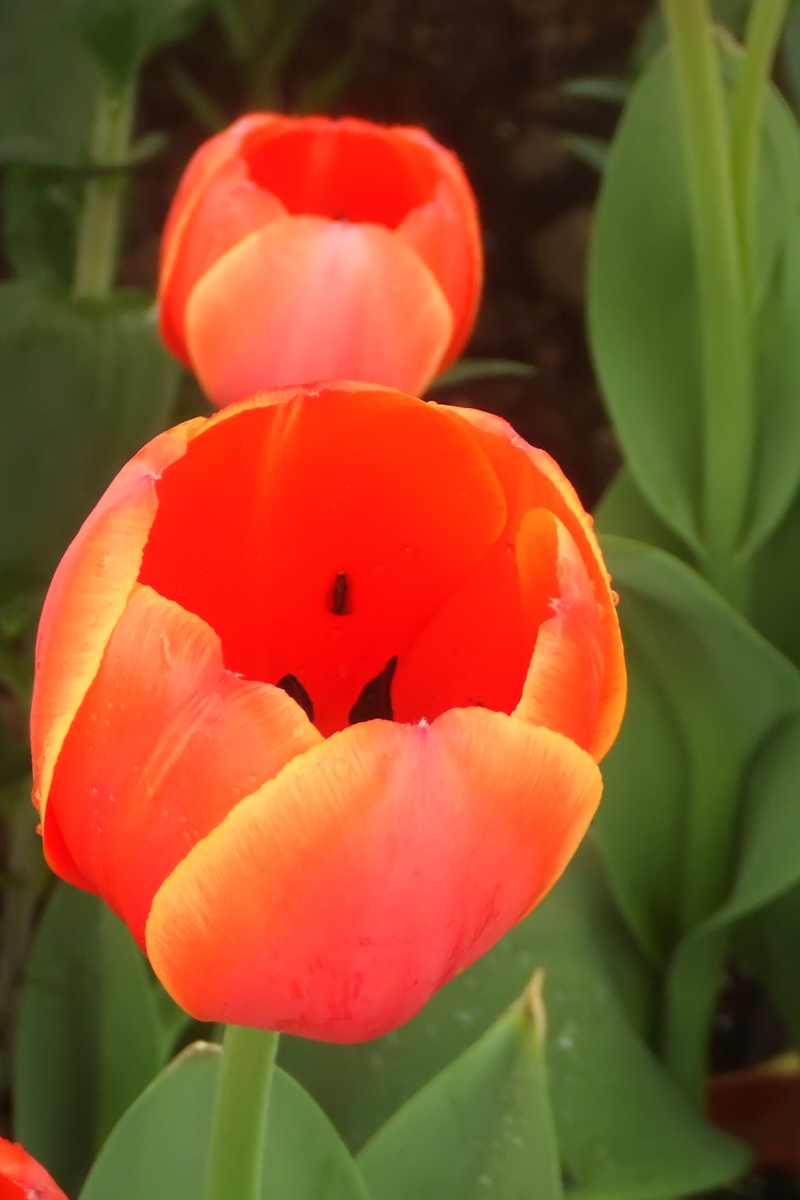
%> input picture src/img/tulips.bmp, 800 x 1200 px
$ octave main_wgif.m   (GNU Octave 9; MATLAB toolbox functions it lacks are replaced by stand-ins)
%> lines starting %> are read from the running program, lines starting %| are printed output that depends on the picture
### src/EdgeAwareWeighting.m
function gamma = EdgeAwareWeighting(G)
% Eqn(5) in the paper
% G:    guidance image, must be a gray-scale image
% gamma:  weighting result

% L = 1; % dynamic range
L = max(max(G)) - min(min(G));
eps = (0.001*L)^2;
r = 1; % 눗왯곕쓺(x-r:x+r, y-r:y+r)

[hei, wid] = size(G);
N = boxfilter(ones(hei, wid), r);

mean_G = boxfilter(G, r) ./ N;
mean_GG = boxfilter(G.*G, r) ./ N;
var_G = mean_GG - mean_G .* mean_G;     % variance

% Eqn(5)
var_G1 = var_G + eps;
var_G1_sum = sum(sum(1./var_G1));
gamma0 = var_G1 * var_G1_sum /hei/wid;

gamma = imgaussfilt(gamma0, 2);

end

### src/boxfilter.m
function imDst = boxfilter(imSrc, r)

%   BOXFILTER   O(1) time box filtering using cumulative sum
%
%   - Definition imDst(x, y)=sum(sum(imSrc(x-r:x+r,y-r:y+r)));
%   - Running time independent of r;
%   - Equivalent to the function: colfilt(imSrc, [2*r+1, 2*r+1], 'sliding', @sum);
%   - But much faster.

[hei, wid] = size(imSrc);
imDst = zeros(size(imSrc));

%cumulative sum over Y axis
imCum = cumsum(imSrc, 1);
%difference over Y axis
imDst(1:r+1, :) = imCum(1+r:2*r+1, :);
imDst(r+2:hei-r, :) = imCum(2*r+2:hei, :) - imCum(1:hei-2*r-1, :);
imDst(hei-r+1:hei, :) = repmat(imCum(hei, :), [r, 1]) - imCum(hei-2*r:hei-r-1, :);

%cumulative sum over X axis
imCum = cumsum(imDst, 2);
%difference over Y axis
imDst(:, 1:r+1) = imCum(:, 1+r:2*r+1);
imDst(:, r+2:wid-r) = imCum(:, 2*r+2:wid) - imCum(:, 1:wid-2*r-1);
imDst(:, wid-r+1:wid) = repmat(imCum(:, wid), [1, r]) - imCum(:, wid-2*r:wid-r-1);
end

### src/WeightedGuidedImageFilter.m
function Z = WeightedGuidedImageFilter(X, G, r, lambda, gamma)
% X:        input image, must be a gray-scale image
% G:        guidance image, must be a gray-scale image
% r:        window radius
% lambda:   regularization parameter
% gamma:    selective
% Z:        filter output

if(exist('gamma_G', 'var') ~= 1)
    gamma = EdgeAwareWeighting(G);
end

[hei, wid] = size(X);
N = boxfilter(ones(hei, wid), r);

GX = G .* X;
mean_GX = boxfilter(GX, r) ./ N;
mean_X = boxfilter(X, r) ./ N;
mean_G = boxfilter(G, r) ./ N;

mean_GG = boxfilter(G.*G, r) ./ N;
var_G = mean_GG - mean_G .* mean_G;

a = (mean_GX - mean_G.*mean_X) ./ (var_G + lambda./gamma);
b = mean_X - a .* mean_G;

mean_a = boxfilter(a, r) ./ N;
mean_b = boxfilter(b, r) ./ N;

Z = mean_a .* G + mean_b;       % Eqn(9) in the paper

end

### src/guidedfilter.m
function q = guidedfilter(I, p, r, eps)
%   GUIDEDFILTER   O(1) time implementation of guided filter.
%
%   - guidance image: I (should be a gray-scale/single channel image)
%   - filtering input image: p (should be a gray-scale/single channel image)
%   - local window radius: r
%   - regularization parameter: eps

[hei, wid] = size(I);
N = boxfilter(ones(hei, wid), r); % the size of each local patch; N=(2r+1)^2 except for boundary pixels.

mean_I = boxfilter(I, r) ./ N;
mean_p = boxfilter(p, r) ./ N;
mean_Ip = boxfilter(I.*p, r) ./ N;
cov_Ip = mean_Ip - mean_I .* mean_p; % this is the covariance of (I, p) in each local patch.

mean_II = boxfilter(I.*I, r) ./ N;
var_I = mean_II - mean_I .* mean_I;

a = cov_Ip ./ (var_I + eps); % Eqn. (5) in the paper;
b = mean_p - a .* mean_I; % Eqn. (6) in the paper;

mean_a = boxfilter(a, r) ./ N;
mean_b = boxfilter(b, r) ./ N;

q = mean_a .* I + mean_b; % Eqn. (8) in the paper;
end

### src/main_wgif.m
%% GIF v.s. WGIF

I = imread('.\img\tulips.bmp');
%> I is the input picture: size 1200x800x3 uint8; mean R, G, B 143, 81.6, 40.6
% I = imread('.\img\sky.jpg');
% I = imread('.\img\forest.jpg');
% Ig = rgb2gray(I);
X = double(I)/255;

r = 15;
lambda = 1/64;

Z_WGIF = zeros(size(X));
Z_WGIF(:,:,1) = WeightedGuidedImageFilter(X(:,:,1), X(:,:,1), r, lambda);
%> in EdgeAwareWeighting, `L = max(max(G)) - min(min(G));`: L = 0.949
%> in EdgeAwareWeighting, `eps = (0.001*L)^2;`: eps = 9.01e-07
%> call 3 of boxfilter, with r = 1
%> in boxfilter (call 3), `imCum = cumsum(imDst, 2);`:
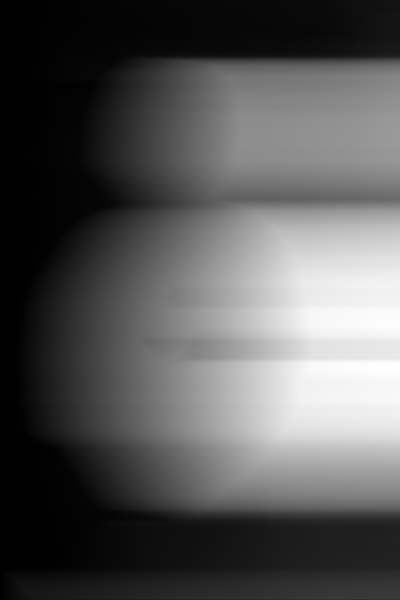
%> imCum: size 1200x800 double (shown at 1/2 size); min 0.0304, max 1796.4, mean 610.7; drawn with min black and max white
%> in EdgeAwareWeighting, `var_G1_sum = sum(sum(1./var_G1));`: var_G1_sum = 2.92e+11
%> call 5 of boxfilter, with r = 15
%> in boxfilter (call 5), `imDst(:, wid-r+1:wid) = repmat(imCum(:, wid), [1, r]) - imCum(:, wid-2..`:
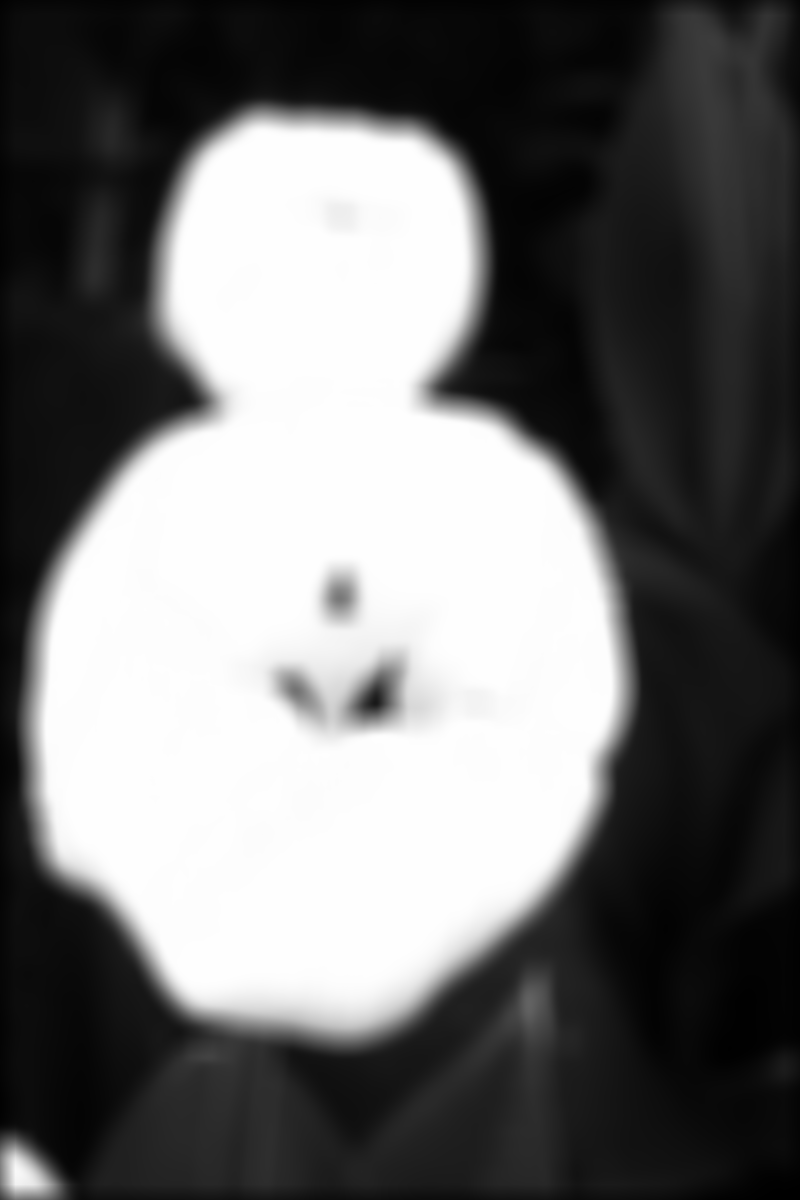
%> imDst: size 1200x800 double; min 1.46, max 961, mean 423; drawn with min black and max white
%> call 6 of boxfilter, with r = 15
%> in boxfilter (call 6), `imDst(hei-r+1:hei, :) = repmat(imCum(hei, :), [r, 1]) - imCum(hei-2*r:..`:
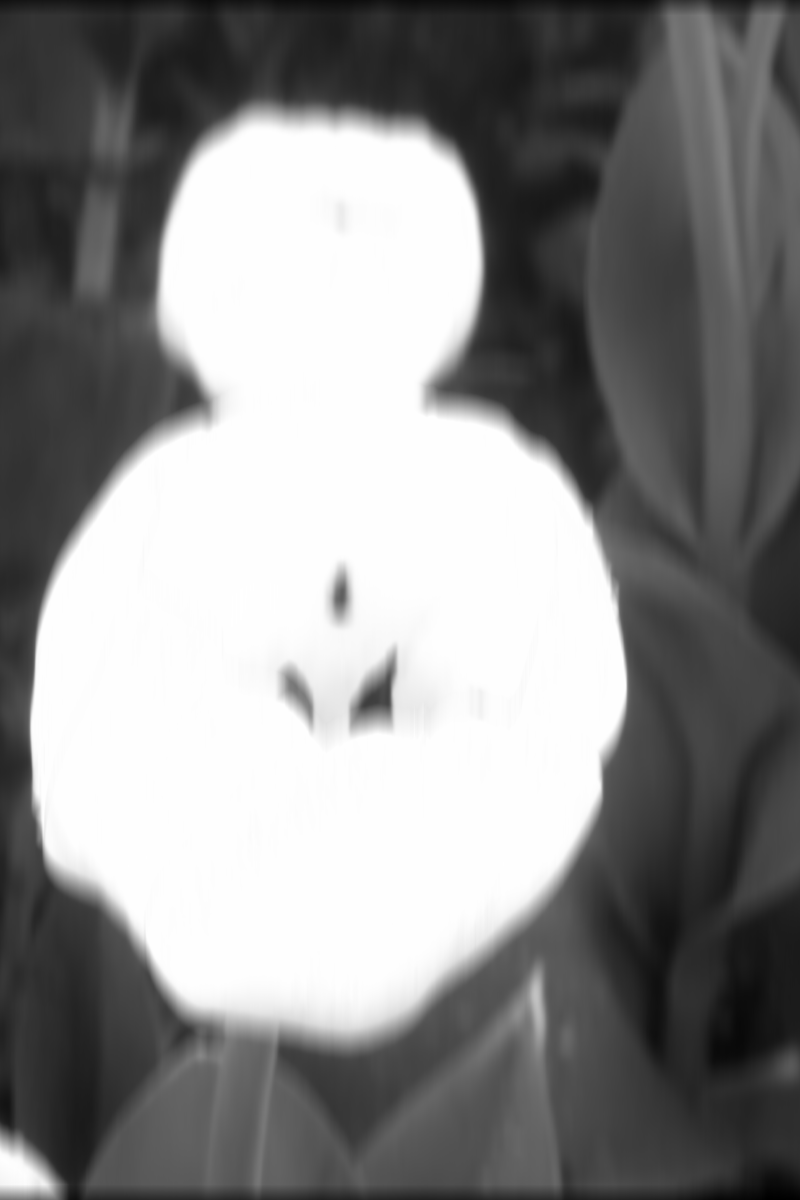
%> imDst: size 1200x800 double; min 1, max 31, mean 17.3; drawn with min black and max white
Z_WGIF(:,:,2) = WeightedGuidedImageFilter(X(:,:,2), X(:,:,2), r, lambda);
Z_WGIF(:,:,3) = WeightedGuidedImageFilter(X(:,:,3), X(:,:,3), r, lambda);

Z_GIF = zeros(size(X));
Z_GIF(:,:,1) = guidedfilter(X(:,:,1), X(:,:,1), r, lambda);
Z_GIF(:,:,2) = guidedfilter(X(:,:,2), X(:,:,2), r, lambda);
Z_GIF(:,:,3) = guidedfilter(X(:,:,3), X(:,:,3), r, lambda);

%%
figure('Name', 'GIF v.s. WGIF');
imshow([X, Z_GIF, Z_WGIF]);

zg_GIF = rgb2gray(Z_GIF);
zg_WGIF = rgb2gray(Z_WGIF);
zg_X = rgb2gray(X);
figure('Name', 'GIF v.s. WGIF gray scale');
imagesc([zg_X, zg_GIF, zg_WGIF]);

l_G = zg_GIF(510,:);
%> l_G = 800 values, max 0.728 at index 576, min 0.218 at index 590, mean 0.392
l_W = zg_WGIF(510,:);
%> l_W = 800 values, max 0.789 at index 576, min 0.158 at index 590, mean 0.391
l_X = zg_X(510,:);
%> l_X = 800 values, max 0.796 at index 576, min 0.148 at index 590, mean 0.391
figure('Name', 'plot');
plot(l_X, 'Color', [1,0,0]); hold on;
plot(l_G, 'Color', [0,1,0]); hold on;
plot(l_W, 'Color', [0,0,1]); hold on;
legend('input', 'GIF', 'WGIF');

$ run again, with src/img/sky.jpg saved as src/img/tulips.bmp
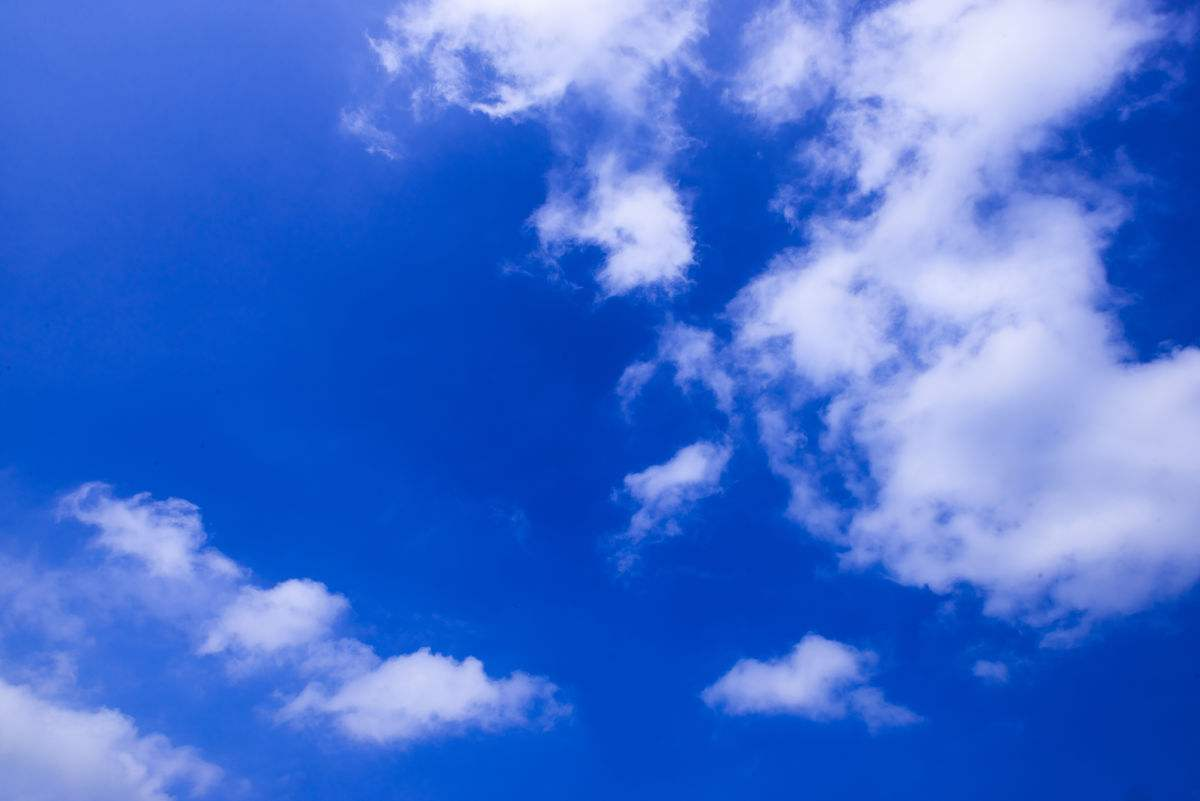
%> input picture src/img/sky.jpg, 1200 x 801 px
%> I is the input picture: size 801x1200x3 uint8; mean R, G, B 66.1, 112.4, 210.7
%> L = 0.933
%> eps = 8.71e-07
%> in boxfilter, `imDst(hei-r+1:hei, :) = repmat(imCum(hei, :), [r, 1]) - imCum(hei-2*r:..`:
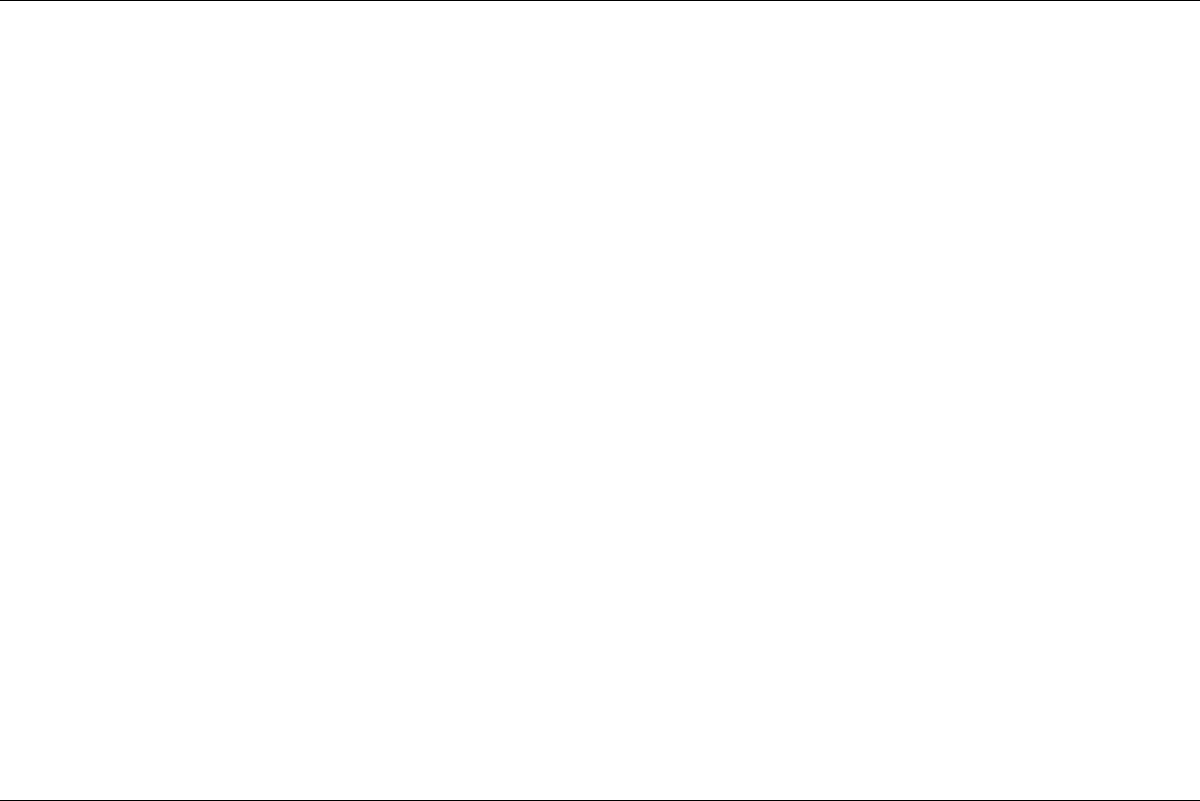
%> imDst: size 801x1200 double; values 2 (black) and 3 (white), 99.8% white; black in thin lines or dots
%> var_G1_sum = 3.33e+11
%> in boxfilter (call 6), `imDst(hei-r+1:hei, :) = repmat(imCum(hei, :), [r, 1]) - imCum(hei-2*r:..`:
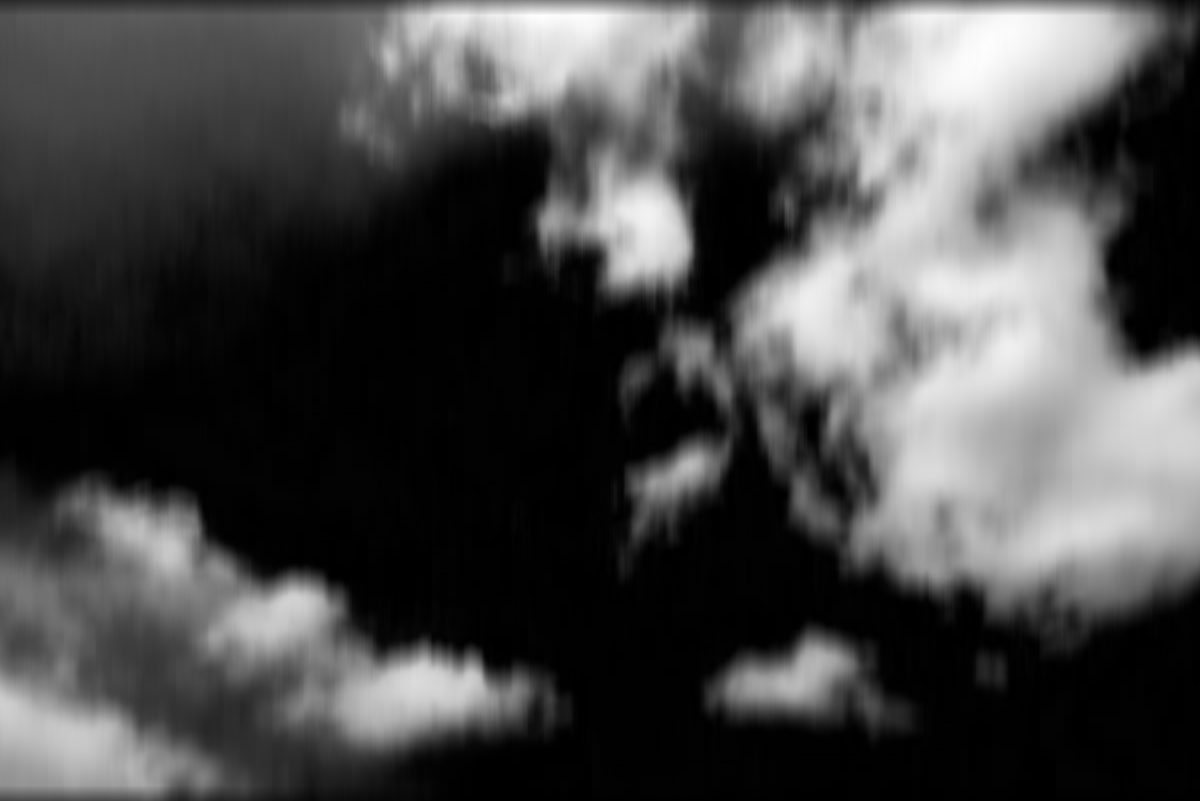
%> imDst: size 801x1200 double; min 0, max 27.57, mean 7.9; mean of the top-left, top-right, bottom-left and bottom-right quarters 5.3, 14.1, 5.8, 6.5; drawn with min black and max white
%> l_G = 1200 values, max 0.769 at index 1113, min 0.216 at index 566, mean 0.428
%> l_W = 1200 values, max 0.772 at index 1113, min 0.216 at index 566, mean 0.428
%> l_X = 1200 values, max 0.789 at index 1129, min 0.214 at index 537, mean 0.428
